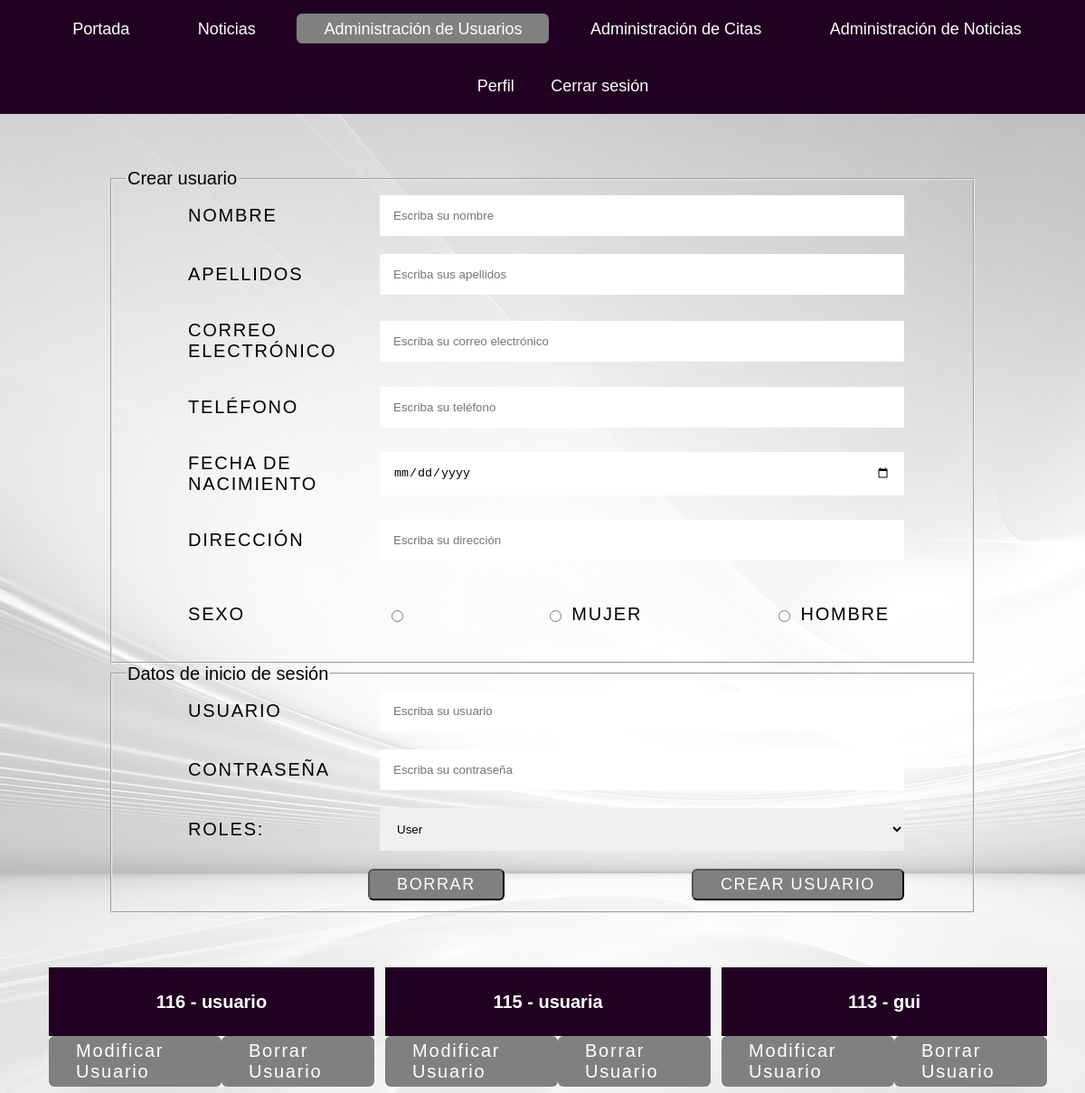
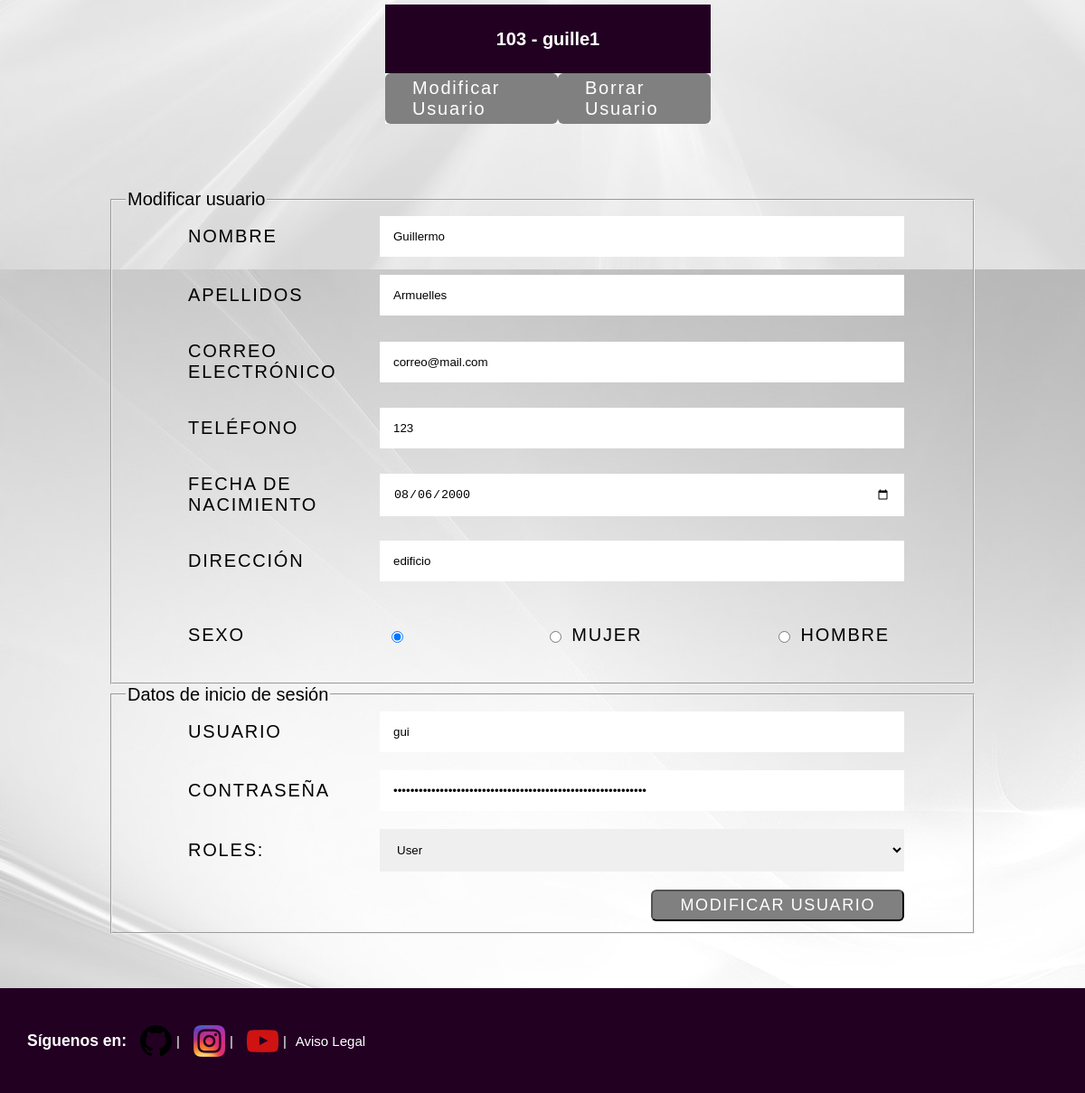
The app's page /views/usuarios/usuarios-administracion.php?idUser=113 (signed in) with its own data (2 pictures, top to bottom).
### tables this page shows
CREATE TABLE `users_login` (
  `idLogin` int(11) NOT NULL,
  `idUser` int(11) NOT NULL,
  `usuario` varchar(50) NOT NULL,
  `password` varchar(255) NOT NULL,
  `rol` enum('admin','user') NOT NULL
);

CREATE TABLE `users_data` (
  `idUser` int(11) NOT NULL,
  `nombre` varchar(25) NOT NULL,
  `apellidos` varchar(50) NOT NULL,
  `email` varchar(50) NOT NULL,
  `telefono` varchar(20) NOT NULL,
  `fNac` date NOT NULL,
  `direccion` varchar(100) DEFAULT NULL,
  `sexo` enum('','hombre','mujer') DEFAULT NULL
);

### views/registro/variablesGet.php (called while the page is built, shortened)
<?php
$nombre = urldecode(filter_input(INPUT_GET, 'nombre', FILTER_SANITIZE_FULL_SPECIAL_CHARS));
$apellidos = urldecode(filter_input(INPUT_GET, 'apellidos', FILTER_SANITIZE_FULL_SPECIAL_CHARS));
$email = filter_input(INPUT_GET,'email',FILTER_SANITIZE_EMAIL);
$telefono = filter_input(INPUT_GET, 'telefono', FILTER_SANITIZE_FULL_SPECIAL_CHARS);
$fnac = filter_input(INPUT_GET, 'fnac', FILTER_SANITIZE_FULL_SPECIAL_CHARS);
$direccion = urldecode(filter_input(INPUT_GET, 'direccion', FILTER_SANITIZE_FULL_SPECIAL_CHARS));
$usuario = urldecode(filter_input(INPUT_GET, 'usuario', FILTER_SANITIZE_FULL_SPECIAL_CHARS));
?>

### views/usuarios/usuarios-administracion.php (the view, shortened to what this page needs)
    <?php include "../registro/variablesGet.php" ?>
    <div class="container">
        <form action="./crearUsuarios.php" method="post">
        <fieldset>
            <legend>Crear usuario</legend>
                <ul class="flex-outer">
                    <li>
                        <label for="nombre">Nombre</label>
                        <input type="text" name="nombre"
                            placeholder="Escriba su nombre" value="<?php echo($nombre==1)?"":$nombre ?>"
                            title="Escriba sólo letras entre 3 y 15 caracteres">
                    </li>
                    <li>
                        <label for="apellidos">Apellidos</label>
                        <input type="text" name="apellidos"
                            placeholder="Escriba sus apellidos" value="<?php echo($apellidos==1)?"":$apellidos ?>"
                            title="Escriba sólo letras entre 4 y 40 caracteres">
                    </li>
                    <li>
                        <label for="email">Correo Electrónico</label>
                        <input type="email" name="email" id="email"
                            placeholder="Escriba su correo electrónico"
                            value="<?php echo($email==1)?"":$email ?>">
                    </li>
                    <li>
                        <label for="telefono">Teléfono</label>
                        <input type="tel" name="telefono"
                            placeholder="Escriba su teléfono" value="<?php echo($telefono==1)?"":$telefono ?>"
                            title="Escriba los 9 números de su teléfono movil">
                    </li>
                    <li>
                        <label for="fnac">Fecha de nacimiento</label>
                        <input type="date" name="fnac"
                            placeholder="Elija su fecha de nacimiento" value="<?php echo($fnac==1)?"":$fnac ?>"
                            title="Elija su fecha de nacimiento">
                    </li>
                    <li>
                        <label for="direccion">Dirección</label>
                        <input type="text" name="direccion"
                            placeholder="Escriba su dirección" value="<?php echo($direccion=$direccion)?>" title="Escriba su dirección">
                    </li>
                    <li>
                        <p>Sexo</p>
                        <ul class="flex-inner">
                            <li>
                                <input type="radio" name="sexo[]" value="">
                                <label for="nulo"></label>
                            </li>
                            <li>
                                <input type="radio" name="sexo[]" value="mujer">
                                <label for="mujer">Mujer</label>
                            </li>
                            <li>
                                <input type="radio" name="sexo[]" value="hombre">
                                <label for="hombre">Hombre</label>
                            </li>
                        </ul>
                    </li>
                </ul>
        </fieldset>
        <fieldset>
            <legend>Datos de inicio de sesión</legend>
            <ul class="flex-outer">
                    <li>
                        <label for="usuario">Usuario</label>
                        <input type="text" name="usuario" id="usuario"
                            placeholder="Escriba su usuario"
                            value="<?php echo($usuario==1)?"":$usuario ?>">
                    </li>
                    <li>
                        <label for="pass">Contraseña</label>
                        <input type="password" name="pass"
                            placeholder="Escriba su contraseña">
                    </li>
                    <li>
                    <label for="roles[]">Roles:</label>
                    <select name="roles[]">
                        <option value="user">User</option>
                    </select>
                    </li>
                    <li class="liButtons">
                        <button type="reset">Borrar</button>
                        <button type="submit" id="botonSubmit"> Crear Usuario </button>
                    </li>
            </ul>
        </fieldset>
        </form>
    </div>
    <?php include("../conexionBBDD.php"); ?>
    <?php include ("./verUsuarios.php"); ?>
    <?php include("../conexionBBDD.php"); ?>
    <?php
    $idUser = filter_input(INPUT_GET, 'idUser', FILTER_SANITIZE_NUMBER_INT);
    if (!empty($idUser)) {
        $query = "SELECT * FROM users_data JOIN users_login ON users_data.idUser = users_login.idUser ";
        $query.= " AND users_login.idUser = '".$idUser."' ORDER BY idLogin DESC";
        if ($resulta = $mysqli->query($query)) {
            if($resulta -> num_rows > 0) {
                $array = $resulta -> fetch_array();
            }
        } else {
            echo "El usuario no existe";
        }
    ?>
    <div class="container">
    <form action="./modificarUsuarios.php" method="post">
        <fieldset>
            <legend>Modificar usuario</legend>
                <ul class="flex-outer">
                    <li>
                        <label for="modnombre">Nombre</label>
                        <input type="text" name="modnombre"
                            placeholder="Escriba su nombre"
                            value="<?php echo $array['nombre']?>" autofocus>
                    </li>
                    <li>
                        <label for="modapellidos">Apellidos</label>
                        <input type="text" name="modapellidos"
                            placeholder="Escriba sus apellidos"
                            value="<?php echo $array['apellidos'] ?>">
                    </li>
                    <li>
                        <label for="modemail">Correo Electrónico</label>
                        <input type="email" name="modemail"
                            placeholder="Escriba su correo electrónico"
                            value="<?php echo $array['email'] ?>">
                    </li>
                    <li>
                        <label for="modtelefono">Teléfono</label>
                        <input type="tel" name="modtelefono"
                            placeholder="Escriba su teléfono"
                            value="<?php echo $array['telefono'] ?>">
                    </li>
                    <li>
                        <label for="modfnac">Fecha de nacimiento</label>
                        <input type="date" name="modfnac"
                            placeholder="Elija su fecha de nacimiento"
                            value="<?php echo $array['fNac'] ?>">
                    </li>
                    <li>
                        <label for="moddireccion">Dirección</label>
                        <input type="text" name="moddireccion"
                            placeholder="Escriba su dirección"
                            value="<?php echo $array['direccion'] ?>">
                    </li>
                    <li>
                        <p>Sexo</p>
                        <ul class="flex-inner">
                            <li>
                                <input type="radio" name="modsexo[]" value=""
                                <?php echo ($array['sexo']=="")?"checked":"" ?>>
                                <label for="nulo"></label>
                            </li>
                            <li>
                                <input type="radio" name="modsexo[]" value="mujer"
                                <?php echo ($array['sexo']=="mujer")?"checked":"" ?>>
                                <label for="mujer">Mujer</label>
                            </li>
                            <li>
                                <input type="radio" name="modsexo[]" value="hombre"
                                <?php echo ($array['sexo']=="hombre")?"checked":"" ?>>
                                <label for="hombre">Hombre</label>
                            </li>
                        </ul>
                    </li>
                </ul>
        </fieldset>
        <fieldset>
            <legend>Datos de inicio de sesión</legend>
            <ul class="flex-outer">
                    <li>
                        <label for="modusuario">Usuario</label>
                        <input type="text" name="modusuario"
                            placeholder="Escriba su usuario"
                            value="<?php echo $array['usuario'] ?>">
                    </li>
                    <li>
                        <label for="modpass">Contraseña</label>
                        <input type="password" name="modpass"
                            placeholder="Escriba su contraseña"
                            value="<?php echo $array['password'] ?>">
                    </li>
                    <li>
                    <label for="modroles[]">Roles:</label>
                    <select name="modroles[]">
                        <option value="user">User</option>
                    </select>
                    </li>
                    <li class="liButtons">
                        <button type="submit"> Modificar Usuario </button>
                    </li>
            </ul>
        </fieldset>
        </form>
    </div>
    <?php
    }
    ?>
<?php include "../footer.php" ?>

### views/usuarios/verUsuarios.php (shortened to what this page needs)
<div class="principal">
<?php
    $result = $mysqli -> query("SELECT * FROM users_data JOIN users_login ON users_data.idUser = users_login.idUser
    ORDER BY idLogin DESC");
    if(!$result -> num_rows) {
        echo "No hay registros";
    } else {
        while($qry = $result -> fetch_array()){
?>
        <div class="smallest-card">
            <div class="little-title">
                <h4><?php echo $qry['idUser']?> - <?php echo $qry['usuario']?></h4>
            </div>
            <div class="card-buttons">
                <a href="./usuarios-administracion.php?idUser=<?php echo ($qry['idUser']) ?>">
                    Modificar Usuario
                </a>
                <a href="./borrarUsuarios.php?idUser=<?php echo ($qry['idUser']) ?>">
                    Borrar Usuario
                </a>
            </div>
        </div>
<?php
        }
    }
?>
</div>

### css/estilos.css (style rules this page uses)
:root { --colorFondo: white; --hover: darkcyan; --fondoMenu: rgb(34, 0, 34); --colorTexto: white; }
html, body { margin:0; padding:0px; font-size:20px; font-family: Helvetica, sans-serif; }
body { background-image: url(../asset/images/logo3.jpg); background-attachment: fixed; overflow-x: hidden; box-sizing: border-box; display: flex; flex-direction: column; min-height: 100vh; }
a { text-decoration: none; color: var(--colorTexto); }
.container { width: 80%; max-width: 1200px; margin: 0 auto; padding: 5% 0; }
.container * { box-sizing: border-box; }
.flex-outer, .flex-inner { list-style-type: none; padding: 0; }
.flex-outer { max-width: 800px; margin: 0 auto; }
.flex-outer li, .flex-inner { display: flex; flex-wrap: wrap; align-items: center; }
.flex-inner { padding: 0 8px; justify-content:space-between; }
.flex-outer > li:not(:last-child) { margin-bottom: 20px; }
.flex-outer li label, .flex-outer li p { padding: 8px; font-weight: 200; letter-spacing: .09em; text-transform: uppercase; }
.flex-outer > li >label, .flex-outer li p { flex: 1 0 120px; max-width: 220px; }
.flex-outer > li > label + *, .flex-inner { flex: 1 0 220px; }
.flex-outer li input:not([type='radio']), .flex-outer li textarea { padding: 15px; border: none; }
.flex-outer li select { padding: 15px; border: none; }
.flex-outer .liButtons { display: flex; flex-wrap: wrap; align-items: center; }
.flex-outer .liButtons button { background-color: gray; color: var(--colorTexto); text-transform: uppercase; letter-spacing: 0.09em; padding: 5px 30px; margin-left: auto; border-radius: 6px; font-size: large; }
.principal { display: flex; flex-wrap: wrap; justify-content: center; }
.card-buttons { width: 100%; display: flex; justify-content: space-between; }
.card-buttons a { background-color: gray; color: var(--colorTexto); letter-spacing: 0.09em; padding: 5px 30px; border-radius: 6px; }
.smallest-card { display: flex; flex-direction: column; margin: 0 0 1% 1%; width: 30vw; background-color: var(--colorFondo); }
.smallest-card * { align-self: center; }
.little-title { background-color: var(--fondoMenu); color: var(--colorTexto); width: 100%; display: flex; justify-content: center; }

### records on screen
users_login: idUser "116", usuario "usuario"
users_login: idUser "115", usuario "usuaria"
users_login: idUser "113", usuario "gui", modnombre "Guillermo", modapellidos "Armuelles", modemail "correo@mail.com", modtelefono "123", modfnac "08/06/2000", moddireccion "edificio", modusuario "gui"
users_login: idUser "103", usuario "guille1"
users_data: sexo "☑"
